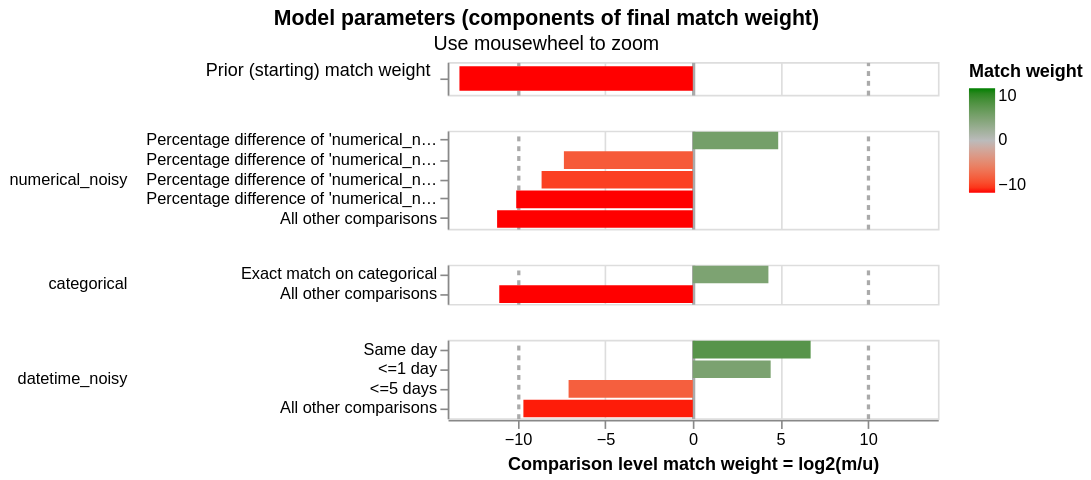

Write notebook code for a chart like this one.
### Code cell
# We can view the estimated match weights

linker.visualisations.match_weights_chart()

### Figure 1 — Vega-Lite specification as saved in the notebook (floating-point values rounded to 4 significant figures)
{"config": {"view": {"continuousWidth": 300, "continuousHeight": 300, "discreteHeight": 60, "discreteWidth": 400}, "header": {"title": null}, "mark": {"tooltip": null}, "title": {"anchor": "middle"}}, "vconcat": [{"mark": {"type": "bar", "clip": true, "height": 15}, "encoding": {"color": {"field": "log2_bayes_factor", "scale": {"domain": [-10, 0, 10], "interpolate": "lab", "range": ["red", "#bbbbbb", "green"]}, "title": "Match weight", "type": "quantitative"}, "tooltip": [{"field": "comparison_name", "title": "Comparison name", "type": "nominal"}, {"field": "probability_two_random_records_match", "format": ".4f", "title": "Probability two random records match", "type": "nominal"}, {"field": "log2_bayes_factor", "format": ",.4f", "title": "Equivalent match weight", "type": "quantitative"}, {"field": "bayes_factor_description", "title": "Match weight description", "type": "nominal"}], "x": {"axis": {"domain": false, "gridColor": {"condition": {"test": "abs(datum.value / 10)  <= 1 & datum.value % 10 === 0", "value": "#aaa"}, "value": "#ddd"}, "gridDash": {"condition": {"test": "abs(datum.value / 10) == 1", "value": [3]}, "value": null}, "gridWidth": {"condition": {"test": "abs(datum.value / 10)  <= 1 & datum.value % 10 === 0", "value": 2}, "value": 1}, "labels": false, "ticks": false, "title": ""}, "field": "log2_bayes_factor", "scale": {"domain": [-14, 14]}, "type": "quantitative"}, "y": {"axis": {"title": "Prior (starting) match weight", "titleAlign": "right", "titleAngle": 0, "titleFontWeight": "normal"}, "field": "label_for_charts", "sort": {"field": "comparison_vector_value", "order": "descending"}, "type": "nominal"}}, "height": 20, "transform": [{"filter": "(datum.comparison_name == 'probability_two_random_records_match')"}]}, {"mark": {"type": "bar", "clip": true}, "encoding": {"color": {"field": "log2_bayes_factor", "scale": {"domain": [-10, 0, 10], "interpolate": "lab", "range": ["red", "#bbbbbb", "green"]}, "title": "Match weight", "type": "quantitative"}, "row": {"field": "comparison_name", "header": {"labelAlign": "left", "labelAnchor": "middle", "labelAngle": 0}, "sort": {"field": "comparison_sort_order"}, "type": "nominal"}, "tooltip": [{"field": "comparison_name", "title": "Comparison name", "type": "nominal"}, {"field": "label_for_charts", "title": "Label", "type": "ordinal"}, {"field": "sql_condition", "title": "SQL condition", "type": "nominal"}, {"field": "m_probability", "format": ".10~g", "title": "M probability", "type": "quantitative"}, {"field": "u_probability", "format": ".10~g", "title": "U probability", "type": "quantitative"}, {"field": "bayes_factor", "format": ",.6f", "title": "Bayes factor = m/u", "type": "quantitative"}, {"field": "log2_bayes_factor", "format": ".4~g", "title": "Match weight = log2(m/u)", "type": "quantitative"}, {"field": "bayes_factor_description", "title": "Match weight description", "type": "nominal"}, {"field": "m_probability_description", "title": "m probability description", "type": "nominal"}, {"field": "u_probability_description", "title": "u probability description", "type": "nominal"}], "x": {"axis": {"gridColor": {"condition": {"test": "abs(datum.value / 10)  <= 1 & datum.value % 10 === 0", "value": "#aaa"}, "value": "#ddd"}, "gridDash": {"condition": {"test": "abs(datum.value / 10) == 1", "value": [3]}, "value": null}, "gridWidth": {"condition": {"test": "abs(datum.value / 10)  <= 1 & datum.value % 10 === 0", "value": 2}, "value": 1}, "title": "Comparison level match weight = log2(m/u)"}, "field": "log2_bayes_factor", "scale": {"domain": [-14, 14]}, "type": "quantitative"}, "y": {"axis": {"title": null}, "field": "label_for_charts", "sort": {"field": "comparison_vector_value", "order": "descending"}, "type": "nominal"}}, "height": {"step": 12}, "resolve": {"axis": {"y": "independent"}, "scale": {"y": "independent"}}, "transform": [{"filter": "(datum.comparison_name != 'probability_two_random_records_match')"}]}], "data": {"name": "data-ae8f078e93cbddd62f693668681b395e"}, "params": [{"name": "mouse_zoom", "select": {"type": "interval", "encodings": ["x"]}, "bind": "scales", "views": []}], "resolve": {"axis": {"y": "independent"}, "scale": {"y": "independent"}}, "title": {"text": "Model parameters (components of final match weight)", "subtitle": "Use mousewheel to zoom"}, "$schema": "https://vega.github.io/schema/vega-lite/v5.9.3.json", "datasets": {"data-ae8f078e93cbddd62f693668681b395e": [{"comparison_name": "probability_two_random_records_match", "sql_condition": null, "label_for_charts": "", "m_probability": null, "u_probability": null, "m_probability_description": null, "u_probability_description": null, "has_tf_adjustments": false, "tf_adjustment_column": null, "tf_adjustment_weight": null, "is_null_level": false, "bayes_factor": 9.71e-05, "log2_bayes_factor": -13.33, "comparison_vector_value": 0, "max_comparison_vector_value": 0, "bayes_factor_description": "The probability that two random records drawn at random match is 0.000 or one in  10,300.0 records.This is equivalent to a starting match weight of -13.330.", "probability_two_random_records_match": 9.709e-05, "comparison_sort_order": -1}, {"comparison_name": "numerical_noisy", "sql_condition": "(ABS(\"numerical_noisy_l\" - \"numerical_noisy_r\") / (CASE WHEN \"numerical_noisy_r\" > \"numerical_noisy_l\" THEN \"numerical_noisy_r\" ELSE \"numerical_noisy_l\" END)) < 0.05", "label_for_charts": "Percentage difference of 'numerical_noisy' within 5.00%", "m_probability": 0.999, "u_probability": 0.03399, "m_probability_description": "Amongst matching record comparisons, 99.9% of records (i.e. one in 1.001) are in the percentage difference of 'numerical_noisy' within 5.00% comparison level", "u_probability_description": "Amongst non-matching record comparisons, 3.399% of records (i.e. one in 29.42) are in the percentage difference of 'numerical_noisy' within 5.00% comparison level", "has_tf_adjustments": false, "tf_adjustment_column": null, "tf_adjustment_weight": 1.0, "is_null_level": false, "bayes_factor": 29.4, "log2_bayes_factor": 4.878, "comparison_vector_value": 4, "max_comparison_vector_value": 4, "bayes_factor_description": "If comparison level is `percentage difference of 'numerical_noisy' within 5.00%` then comparison is 29.4 times more likely to be a match", "probability_two_random_records_match": 9.709e-05, "comparison_sort_order": 0}, {"comparison_name": "numerical_noisy", "sql_condition": "(ABS(\"numerical_noisy_l\" - \"numerical_noisy_r\") / (CASE WHEN \"numerical_noisy_r\" > \"numerical_noisy_l\" THEN \"numerical_noisy_r\" ELSE \"numerical_noisy_l\" END)) < 0.1", "label_for_charts": "Percentage difference of 'numerical_noisy' within 10.00%", "m_probability": 0.0002141, "u_probability": 0.03525, "m_probability_description": "Amongst matching record comparisons, 0.02141% of records (i.e. one in 4,672) are in the percentage difference of 'numerical_noisy' within 10.00% comparison level", "u_probability_description": "Amongst non-matching record comparisons, 3.525% of records (i.e. one in 28.37) are in the percentage difference of 'numerical_noisy' within 10.00% comparison level", "has_tf_adjustments": false, "tf_adjustment_column": null, "tf_adjustment_weight": 1.0, "is_null_level": false, "bayes_factor": 0.006072, "log2_bayes_factor": -7.364, "comparison_vector_value": 3, "max_comparison_vector_value": 4, "bayes_factor_description": "If comparison level is `percentage difference of 'numerical_noisy' within 10.00%` then comparison is 165 times less likely to be a match", "probability_two_random_records_match": 9.709e-05, "comparison_sort_order": 0}, {"comparison_name": "numerical_noisy", "sql_condition": "(ABS(\"numerical_noisy_l\" - \"numerical_noisy_r\") / (CASE WHEN \"numerical_noisy_r\" > \"numerical_noisy_l\" THEN \"numerical_noisy_r\" ELSE \"numerical_noisy_l\" END)) < 0.25", "label_for_charts": "Percentage difference of 'numerical_noisy' within 25.00%", "m_probability": 0.0002872, "u_probability": 0.1144, "m_probability_description": "Amongst matching record comparisons, 0.02872% of records (i.e. one in 3,482) are in the percentage difference of 'numerical_noisy' within 25.00% comparison level", "u_probability_description": "Amongst non-matching record comparisons, 11.44% of records (i.e. one in 8.741) are in the percentage difference of 'numerical_noisy' within 25.00% comparison level", "has_tf_adjustments": false, "tf_adjustment_column": null, "tf_adjustment_weight": 1.0, "is_null_level": false, "bayes_factor": 0.00251, "log2_bayes_factor": -8.638, "comparison_vector_value": 2, "max_comparison_vector_value": 4, "bayes_factor_description": "If comparison level is `percentage difference of 'numerical_noisy' within 25.00%` then comparison is 398 times less likely to be a match", "probability_two_random_records_match": 9.709e-05, "comparison_sort_order": 0}, {"comparison_name": "numerical_noisy", "sql_condition": "(ABS(\"numerical_noisy_l\" - \"numerical_noisy_r\") / (CASE WHEN \"numerical_noisy_r\" > \"numerical_noisy_l\" THEN \"numerical_noisy_r\" ELSE \"numerical_noisy_l\" END)) < 0.5", "label_for_charts": "Percentage difference of 'numerical_noisy' within 50.00%", "m_probability": 0.0002097, "u_probability": 0.2282, "m_probability_description": "Amongst matching record comparisons, 0.02097% of records (i.e. one in 4,768) are in the percentage difference of 'numerical_noisy' within 50.00% comparison level", "u_probability_description": "Amongst non-matching record comparisons, 22.82% of records (i.e. one in 4.383) are in the percentage difference of 'numerical_noisy' within 50.00% comparison level", "has_tf_adjustments": false, "tf_adjustment_column": null, "tf_adjustment_weight": 1.0, "is_null_level": false, "bayes_factor": 0.0009192, "log2_bayes_factor": -10.09, "comparison_vector_value": 1, "max_comparison_vector_value": 4, "bayes_factor_description": "If comparison level is `percentage difference of 'numerical_noisy' within 50.00%` then comparison is 1,088 times less likely to be a match", "probability_two_random_records_match": 9.709e-05, "comparison_sort_order": 0}, {"comparison_name": "numerical_noisy", "sql_condition": "ELSE", "label_for_charts": "All other comparisons", "m_probability": 0.0002536, "u_probability": 0.5882, "m_probability_description": "Amongst matching record comparisons, 0.02536% of records (i.e. one in 3,943) are in the all other comparisons comparison level", "u_probability_description": "Amongst non-matching record comparisons, 58.82% of records (i.e. one in 1.7) are in the all other comparisons comparison level", "has_tf_adjustments": false, "tf_adjustment_column": null, "tf_adjustment_weight": 1.0, "is_null_level": false, "bayes_factor": 0.0004312, "log2_bayes_factor": -11.18, "comparison_vector_value": 0, "max_comparison_vector_value": 4, "bayes_factor_description": "If comparison level is `all other comparisons` then comparison is 2,319 times less likely to be a match", "probability_two_random_records_match": 9.709e-05, "comparison_sort_order": 0}, {"comparison_name": "categorical", "sql_condition": "\"categorical_l\" = \"categorical_r\"", "label_for_charts": "Exact match on categorical", "m_probability": 0.9996, "u_probability": 0.05012, "m_probability_description": "Amongst matching record comparisons, 99.96% of records (i.e. one in 1) are in the exact match on categorical comparison level", "u_probability_description": "Amongst non-matching record comparisons, 5.012% of records (i.e. one in 19.95) are in the exact match on categorical comparison level", "has_tf_adjustments": false, "tf_adjustment_column": null, "tf_adjustment_weight": 1.0, "is_null_level": false, "bayes_factor": 19.94, "log2_bayes_factor": 4.318, "comparison_vector_value": 1, "max_comparison_vector_value": 1, "bayes_factor_description": "If comparison level is `exact match on categorical` then comparison is 19.94 times more likely to be a match", "probability_two_random_records_match": 9.709e-05, "comparison_sort_order": 1}, {"comparison_name": "categorical", "sql_condition": "ELSE", "label_for_charts": "All other comparisons", "m_probability": 0.0004464, "u_probability": 0.9499, "m_probability_description": "Amongst matching record comparisons, 0.04464% of records (i.e. one in 2,240) are in the all other comparisons comparison level", "u_probability_description": "Amongst non-matching record comparisons, 94.99% of records (i.e. one in 1.053) are in the all other comparisons comparison level", "has_tf_adjustments": false, "tf_adjustment_column": null, "tf_adjustment_weight": 1.0, "is_null_level": false, "bayes_factor": 0.0004699, "log2_bayes_factor": -11.06, "comparison_vector_value": 0, "max_comparison_vector_value": 1, "bayes_factor_description": "If comparison level is `all other comparisons` then comparison is 2,128 times less likely to be a match", "probability_two_random_records_match": 9.709e-05, "comparison_sort_order": 1}, {"comparison_name": "datetime_noisy", "sql_condition": "abs(datediff('day', CAST(datetime_noisy_l AS DATE), CAST(datetime_noisy_r AS DATE))) <= 0", "label_for_charts": "Same day", "m_probability": 0.7116, "u_probability": 0.006706, "m_probability_description": "Amongst matching record comparisons, 71.16% of records (i.e. one in 1.405) are in the same day comparison level", "u_probability_description": "Amongst non-matching record comparisons, 0.6706% of records (i.e. one in 149) are in the same day comparison level", "has_tf_adjustments": false, "tf_adjustment_column": null, "tf_adjustment_weight": 1.0, "is_null_level": false, "bayes_factor": 106.1, "log2_bayes_factor": 6.729, "comparison_vector_value": 3, "max_comparison_vector_value": 3, "bayes_factor_description": "If comparison level is `same day` then comparison is 106 times more likely to be a match", "probability_two_random_records_match": 9.709e-05, "comparison_sort_order": 2}, {"comparison_name": "datetime_noisy", "sql_condition": "abs(datediff('day', CAST(datetime_noisy_l AS DATE), CAST(datetime_noisy_r AS DATE))) <= 1", "label_for_charts": "<=1 day", "m_probability": 0.2869, "u_probability": 0.01316, "m_probability_description": "Amongst matching record comparisons, 28.69% of records (i.e. one in 3.485) are in the <=1 day comparison level", "u_probability_description": "Amongst non-matching record comparisons, 1.316% of records (i.e. one in 76.01) are in the <=1 day comparison level", "has_tf_adjustments": false, "tf_adjustment_column": null, "tf_adjustment_weight": 1.0, "is_null_level": false, "bayes_factor": 21.81, "log2_bayes_factor": 4.447, "comparison_vector_value": 2, "max_comparison_vector_value": 3, "bayes_factor_description": "If comparison level is `<=1 day` then comparison is 21.81 times more likely to be a match", "probability_two_random_records_match": 9.709e-05, "comparison_sort_order": 2}, {"comparison_name": "datetime_noisy", "sql_condition": "abs(datediff('day', CAST(datetime_noisy_l AS DATE), CAST(datetime_noisy_r AS DATE))) <= 5", "label_for_charts": "<=5 days", "m_probability": 0.000377, "u_probability": 0.05159, "m_probability_description": "Amongst matching record comparisons, 0.0377% of records (i.e. one in 2,652) are in the <=5 days comparison level", "u_probability_description": "Amongst non-matching record comparisons, 5.159% of records (i.e. one in 19.38) are in the <=5 days comparison level", "has_tf_adjustments": false, "tf_adjustment_column": null, "tf_adjustment_weight": 1.0, "is_null_level": false, "bayes_factor": 0.007308, "log2_bayes_factor": -7.096, "comparison_vector_value": 1, "max_comparison_vector_value": 3, "bayes_factor_description": "If comparison level is `<=5 days` then comparison is 137 times less likely to be a match", "probability_two_random_records_match": 9.709e-05, "comparison_sort_order": 2}, {"comparison_name": "datetime_noisy", "sql_condition": "ELSE", "label_for_charts": "All other comparisons", "m_probability": 0.001134, "u_probability": 0.9285, "m_probability_description": "Amongst matching record comparisons, 0.1134% of records (i.e. one in 882) are in the all other comparisons comparison level", "u_probability_description": "Amongst non-matching record comparisons, 92.85% of records (i.e. one in 1.077) are in the all other comparisons comparison level", "has_tf_adjustments": false, "tf_adjustment_column": null, "tf_adjustment_weight": 1.0, "is_null_level": false, "bayes_factor": 0.001221, "log2_bayes_factor": -9.677, "comparison_vector_value": 0, "max_comparison_vector_value": 3, "bayes_factor_description": "If comparison level is `all other comparisons` then comparison is 819 times less likely to be a match", "probability_two_random_records_match": 9.709e-05, "comparison_sort_order": 2}]}}
